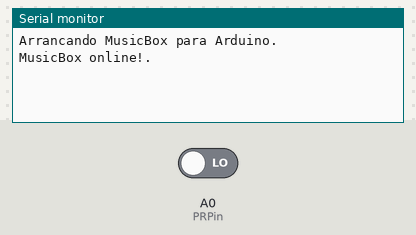
The sketch below on a simulated Arduino Uno, built with avr-gcc and run on an emulated ATmega328P. On the bench: the last lines printed to the serial monitor. The test bench sets the inputs (shaded band); at power-on: A0 (PRPin) LOW. The audio player accepts every command and is not drawn.

Above: at 1.7 s.
1.8 s: A0 (PRPin) driven HIGH
At 2.4 s:
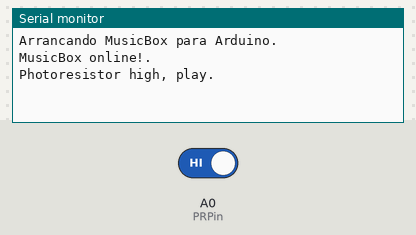
3.5 s: A0 (PRPin) driven LOW
At 4.6 s:
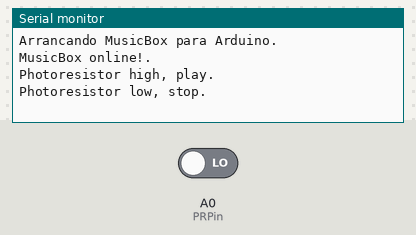

Measured:
- after the input at 1.8 s, the serial monitor: prints a new line after 0.21 s (image 1)
- after the input at 3.5 s, the serial monitor: prints a new line at once (image 2)

The sketch:

arduino-music-box.ino
```cpp
#include "Arduino.h"
#include "SoftwareSerial.h"
#include "DFRobotDFPlayerMini.h"

const int RXPin = 10;
const int TXPin = 11;
const int PRPin = A0;
boolean isPlaying = false;
boolean isStopped = true;

SoftwareSerial mp3Serial(RXPin, TXPin);
DFRobotDFPlayerMini mp3Player;

void setup()
{
  mp3Serial.begin(9600);
  Serial.begin(9600);

  Serial.println(F("Arrancando MusicBox para Arduino."));

  if (!mp3Player.begin(mp3Serial)) {
    Serial.println(F("Imposible inicializar: revisa la conexión o la tarjeta SD."));
  }

  pinMode(PRPin, INPUT);
  mp3Player.volume(10);
  Serial.println(F("MusicBox online!."));
}

void loop()
{
  int PRValue = digitalRead(PRPin);

  if ((PRValue == HIGH) && !(isPlaying) ){
    Serial.println(F("Photoresistor high, play."));
    isPlaying = !isPlaying;
    isStopped = !isStopped;
    mp3Player.play(1);
  } else if ((PRValue == LOW) && !(isStopped)) {
    Serial.println(F("Photoresistor low, stop."));
    isPlaying = !isPlaying;
    isStopped = !isStopped;
    mp3Player.stop();
  }
  delay(500);
}
```
